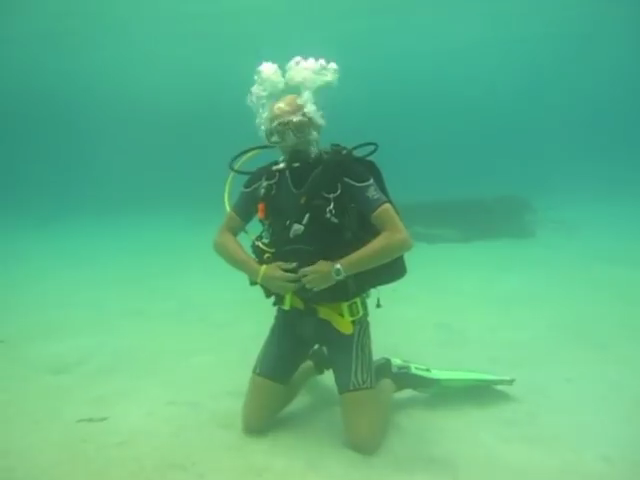
#> input picture 1.png, 640 x 480 px, given in place of 1.jpeg, which was not available
$ python CodeForUI_Preparation.py
#> lines starting #> are read from the running program, lines starting #| are printed output that depends on the picture; pictures that were not available may be replaced by others from this repository, and a replacement may not be noted
### utility.py
import numpy as np
import cv2 as cv
import matplotlib.pyplot as plt
from PSO import *

# shows histogram of all 3 channels
# [14 lines left out: functions color_hist, plot_hist, not called in this run]

# stacking BGR channels in order after computation
def image(input):
    val = list(input)

    for p in range(len(val)):
        if val[p][1]=="B":
            b = val[p][0]
        elif val[p][1]=="G":
            g = val[p][0]
        if val[p][1]=="R":
            r = val[p][0]
    img = np.dstack([b,g,r])
    img = np.array(img,dtype=np.uint8)

    return img

# Indicating superior, inferior and intermediate channels based on mean of pixels in channel
def superior_inferior_split(img):

    B, G, R = cv.split(img)

    pixel = {"B":np.mean(B) ,"G":np.mean(G),"R":np.mean(R)}
    pixel_ordered = dict(sorted(pixel.items(), key=lambda x: x[1], reverse=True))

    # Classifying Maximum, Minimum and Intermediate channels of image
    label =["Pmax","Pint","Pmin"]
    chanel={}

    for i,j in zip(range(len(label)),pixel_ordered.keys()):
         if j=="B":
             chanel[label[i]]=list([B,j])

         elif j=="G":
             chanel[label[i]]=list([G,j])

         else:
             chanel[label[i]]=list([R,j])

    return chanel


def neutralize_image(img):

    track = superior_inferior_split(img)

    Pmax = track["Pmax"][0]
    Pint = track["Pint"][0]
    Pmin = track["Pmin"][0]

    #gain_factor Pint
    J = (np.sum(Pmax) - np.sum(Pint))/(np.sum(Pmax) + np.sum(Pint))

    #gain_factor Pmin
    K = (np.sum(Pmax) - np.sum(Pmin))/(np.sum(Pmax) + np.sum(Pmin))

    track["Pint"][0] = Pint + (J * Pmax)
    track["Pmin"][0] = Pmin + (K * Pmax)

    #neutralised image
    neu_img = image(track.values())

    return neu_img


def Stretching(image):

    LSR_img = [] # for lower stretched image
    USR_img = [] # for upper stretched image
    height, width = image.shape[:2]

    for i in range(image.shape[2]):
        img_hist = image[:,:,i]
        max_P = np.max(img_hist)
        min_P = np.min(img_hist)

        mean_P = np.mean(img_hist)
        median_P = np.median(img_hist)

        avg_point = (mean_P + median_P)/2

        LS_img = np.zeros((height, width))
        US_img = np.zeros((height, width))

        for i in range(0, height):
            for j in range(0, width):
                if img_hist[i][j] < avg_point:
                    LS_img[i][j] = int((( img_hist[i][j] - min_P) * ((255 - min_P) / (avg_point - min_P)) + min_P))
                    US_img[i][j] = 0
                    #array_upper_histogram_stretching[i][j] = p_out
                else:
                    LS_img[i][j] = 255
                    US_img[i][j] = int((( img_hist[i][j] - avg_point) * ((255) / (max_P - avg_point))))

        LSR_img.append(LS_img)
        USR_img.append(US_img)

    LS = np.array(np.dstack(LSR_img),dtype=np.uint8)
    US = np.array(np.dstack(USR_img),dtype=np.uint8)

    return LS,US


def enhanced_image(img1, img2):

    #integration of dual intensity images to get Enhanced-constrast output image
    b1,g1,r1 = cv.split(img1)
    b2,g2,r2 = cv.split(img2)

    height, width = img1.shape[:2]
    dual_img=np.zeros((height, width,3),dtype=np.uint8)

    dual_img[:,:,0] = np.array(np.add(b1/2, b2/2),dtype = np.uint8)
    dual_img[:,:,1] = np.array(np.add(g1/2, g2/2),dtype = np.uint8)
    dual_img[:,:,2] = np.array(np.add(r1/2, r2/2),dtype = np.uint8)

    return dual_img


def pso_image(img):

    group = superior_inferior_split(img)

    maxi = np.mean(group["Pmax"][0])
    inte = np.mean(group["Pint"][0])
    mini = np.mean(group["Pmin"][0])

    # Defining hyperparameters
    n = 50  # number of particles
    params = {"wmax" : 0.9, "wmin" : 0.4, "c1" : 2 , "c2" : 2}
    max_iteration = 100

    x = np.array([inte, mini])

    def func(X,P_sup = maxi):
        return np.square(P_sup - X[0])+np.square(P_sup - X[1])

    nVar= 2  # number of variables to optimize
    VarMin = 0  # lower bound of variables , you can use np.array() for different variables
    VarMax = 255   # upper bound of variables, you can use np.array() for different variables

    gbest = pso(func, max_iter=max_iteration, num_particles = n, dim = 2, vmin = VarMin, vmax = VarMax, params = params)

    #gamma correction for inferior color channels
    mean_colors = gbest['position']
    gamma = np.log(mean_colors/255)/np.log(x/255)

    group["Pint"][0] = np.array(255*np.power(group["Pint"][0]/255 , gamma[0]))
    group["Pmin"][0] = np.array(255*np.power(group["Pmin"][0]/255 , gamma[1]))


    pso_res = image(group.values())

    return pso_res

def unsharp_masking(img):

    alpha = 0.2
    beta = 1 -alpha
    img_blur = cv.GaussianBlur(img, (1,1),sigmaX=1)
    unsharp_img = cv.addWeighted(img, alpha, img_blur, beta, 0.0)

    return unsharp_img
def NUCE(img):
    # Step 1: Neutralize the image
    neutralized = neutralize_image(img)

    # Step 2: Apply PSO-based color correction
    pso_corrected = pso_image(neutralized)

    # Step 3: Apply stretching
    ls_img, us_img = Stretching(pso_corrected)

    # Step 4: Combine stretched images
    enhanced = enhanced_image(ls_img, us_img)

    # Step 5: Apply unsharp masking for detail enhancement
    final_img = unsharp_masking(enhanced)

    return final_img

### PSO.py
import numpy as np

#particle class
class Particle:
  def __init__(self, func, dim, vmin, vmax, seed):
    self.rnd = np.random.seed(seed)

    # initialize position, velocity, local_best_particle of the particle with 0.0 value
    self.velocity = np.zeros(dim)
    self.best_part_pos = np.zeros(dim)

    self.position = np.random.uniform(vmin, vmax, dim)

    # compute fitness of particle
    self.fitness = func(self.position) # curr fitness

    # initialize best position and fitness of this particle
    self.best_part_pos = np.copy(self.position)
    self.best_part_fitness = self.fitness     # best fitness


def pso(func, max_iter, num_particles, dim, vmin, vmax, params):

  # hyper parameters
  wmax = params["wmax"]    # maximum inertia
  wmin = params["wmin"]    #minimum inertia
  c1 = params["c1"] 	   # cognitive (particle)
  c2 = params["c2"]       # social (swarm)

  rnd = np.random.seed()

  # create num_particles
  swarm = [Particle(func, dim, vmin, vmax, i) for i in range(num_particles)]

  # compute the value of best_position and best_fitness in swarm
  best_swarm_pos = np.zeros(dim)
  best_swarm_fitness = np.inf # swarm best

  # computer best particle of swarm and it's fitness
  for i in range(num_particles): # check each particle
    if swarm[i].fitness < best_swarm_fitness:
      best_swarm_fitness = swarm[i].fitness
      best_swarm_pos = np.copy(swarm[i].position)

  # main loop of pso
  it = 0
  while it < max_iter:

    # For every 5 iterations print iteration number and best fitness value
    if it % 5 == 0:
      print("Iteration = " + str(it) + " best fitness = %f" % best_swarm_fitness)

    w = wmax - ((wmax - wmin)/max_iter)*it

    for i in range(num_particles):

      # compute new velocity of current particle
      swarm[i].velocity = (
                           (w * swarm[i].velocity) +
                           (c1 * np.random.rand(dim) * (swarm[i].best_part_pos - swarm[i].position)) +
                           (c2 * np.random.rand(dim) * (best_swarm_pos -swarm[i].position))
                         )

      # compute new position using new velocity
      for k in range(dim):
        swarm[i].position[k] += swarm[i].velocity[k]
        swarm[i].position[k] = np.maximum(swarm[i].position[k], vmin)
        swarm[i].position[k] = np.minimum(swarm[i].position[k], vmax)

      # compute fitness of new position
      swarm[i].fitness = func(swarm[i].position)

      # check for local best particle
      if swarm[i].fitness < swarm[i].best_part_fitness:
        swarm[i].best_part_fitness = swarm[i].fitness
        swarm[i].best_part_pos = np.copy(swarm[i].position)

      # check for global best particle
      if swarm[i].fitness < best_swarm_fitness:
        best_swarm_fitness = swarm[i].fitness
        best_swarm_pos = np.copy(swarm[i].position)

    it += 1

  gbest ={}
  gbest["position"] = best_swarm_pos
  gbest["cost"] = best_swarm_fitness

  return gbest

### CodeForUI_Preparation.py
import os
import numpy as np
import cv2
# import matplotlib.pyplot as plt
from utility import *


dir_path = "./images/"

original_images =[]
NUCE_images =[]

img_w = 350 #image width
img_h = 350 #image height

img = cv2.imread(dir_path+'1.jpeg')
#> img is the input picture: shape (480, 640, 3); mean B, G, R 134, 181.7, 91.9
	# img = cv2.resize(img,(img_w,img_h))
# original_images.append(img)

nuce_img = NUCE(img)
#> in superior_inferior_split, `B, G, R = cv.split(img)`:
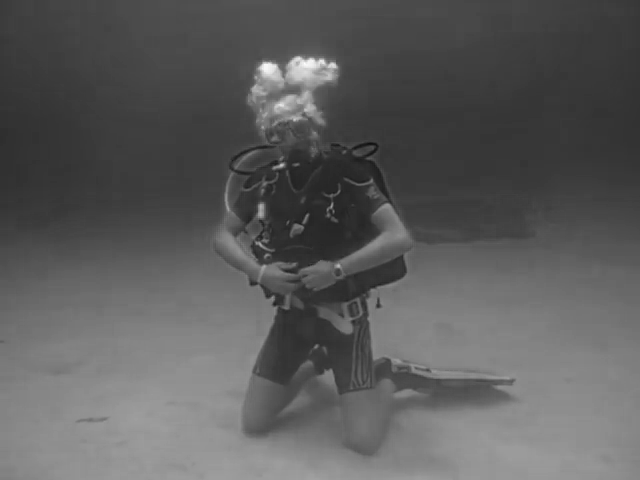
#> R: shape (480, 640); min 16, max 255, mean 91.9
#> in superior_inferior_split, `pixel = {"B":np.mean(B) ,"G":np.mean(G),"R":np.mean(R)}`: pixel = {'B': 134, 'G': 181.7, 'R': 91.87}
#> in superior_inferior_split, `pixel_ordered = dict(sorted(pixel.items(), key=lambda x: x[1], reverse..`: pixel_ordered = {'G': 181.7, 'B': 134, 'R': 91.87}
#> the loop in superior_inferior_split, `for i,j in zip(range(len(label)),pixel_ordered.keys()):` made 3 passes
#> j on passes 1 to 3: 'G', 'B', 'R'
#> after the loop in superior_inferior_split, `for i,j in zip(range(len(label)),pixel_ordered.keys()):`: chanel = 3 items
#> in neutralize_image, `J = (np.sum(Pmax) - np.sum(Pint))/(np.sum(Pmax) + np.sum(Pint))`: J = 0.151
#> in neutralize_image, `K = (np.sum(Pmax) - np.sum(Pmin))/(np.sum(Pmax) + np.sum(Pmin))`: K = 0.328
#> in superior_inferior_split (call 2), `B, G, R = cv.split(img)`:
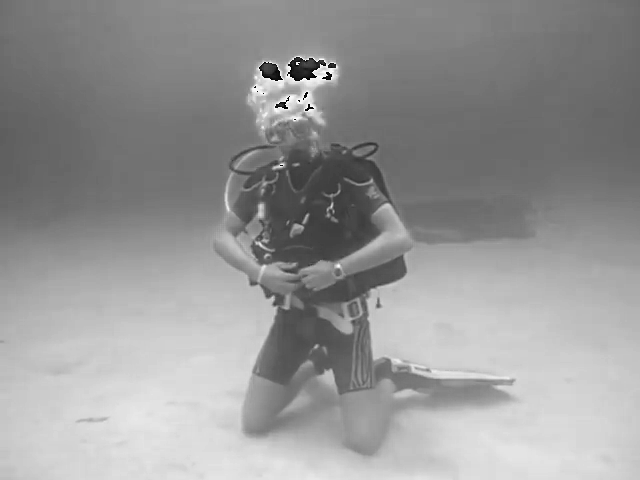
#> R: shape (480, 640); min 0, max 255, mean 150.1
#> in superior_inferior_split (call 2), `pixel = {"B":np.mean(B) ,"G":np.mean(G),"R":np.mean(R)}`: pixel = {'B': 160.7, 'G': 181.7, 'R': 150.1}
#> in superior_inferior_split (call 2), `pixel_ordered = dict(sorted(pixel.items(), key=lambda x: x[1], reverse..`: pixel_ordered = {'G': 181.7, 'B': 160.7, 'R': 150.1}
#> the loop in superior_inferior_split (call 2), `for i,j in zip(range(len(label)),pixel_ordered.keys()):` made 3 passes
#> in pso_image, `group = superior_inferior_split(img)`: group = 3 items
#> in pso_image, `maxi = np.mean(group["Pmax"][0])`: maxi = 181.7
#> in pso_image, `inte = np.mean(group["Pint"][0])`: inte = 160.7
#> in pso_image, `mini = np.mean(group["Pmin"][0])`: mini = 150.1
#> in pso_image, `x = np.array([inte, mini])`: x = [160.7, 150.1]
#> in pso_image, `gamma = np.log(mean_colors/255)/np.log(x/255)`: gamma = [0.734, 0.64]
#> the loop in Stretching, `for i in range(image.shape[2]):` made 3 passes
#> (min_P, mean_P, median_P, avg_point) on passes 1 to 3: (0, 180.3, 188, 184.2), (63, 181.7, 183, 182.4), (0, 179.3, 171, 175.1)
#> pass 1, in Stretching, `img_hist = image[:,:,i]`:
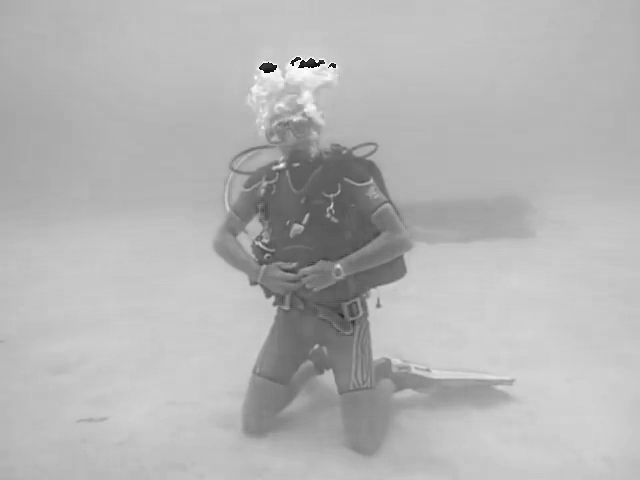
#> img_hist: shape (480, 640); min 0, max 255, mean 180.3
#> after the loop in Stretching, `for i in range(image.shape[2]):`:
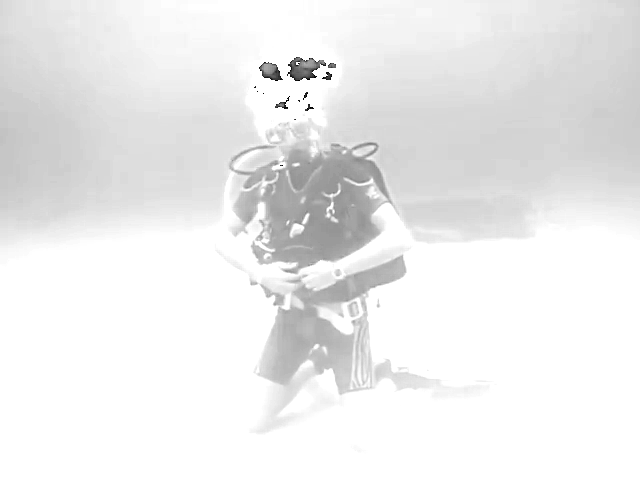
#> LS_img: shape (480, 640) float64; min 0, max 255, mean 235.8
#> after the loop in Stretching, `for i in range(image.shape[2]):`:
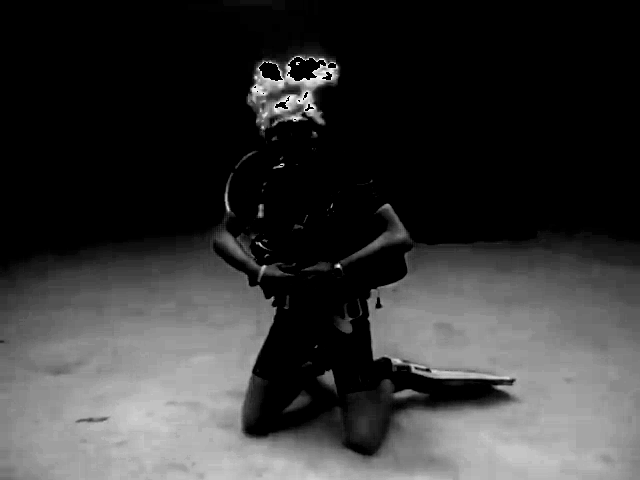
#> US_img: shape (480, 640) float64; min 0, max 255, mean 54.5
#> after the loop in Stretching, `for i in range(image.shape[2]):`: LSR_img = 3 items
#> in enhanced_image, `b2,g2,r2 = cv.split(img2)`:
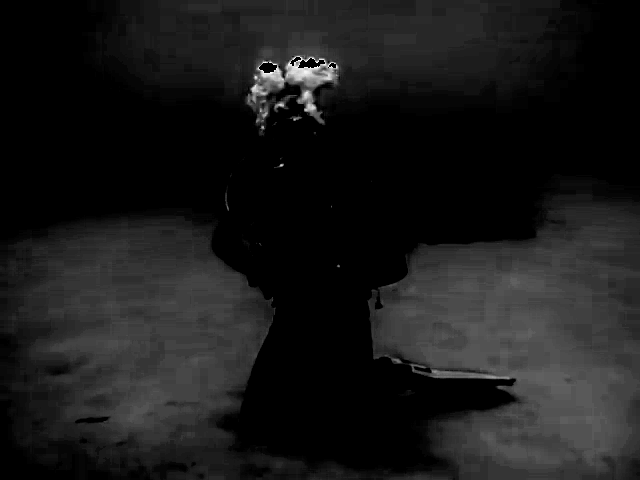
#> b2: shape (480, 640); min 0, max 255, mean 25.5
#> in enhanced_image, `dual_img[:,:,2] = np.array(np.add(r1/2, r2/2),dtype = np.uint8)`:
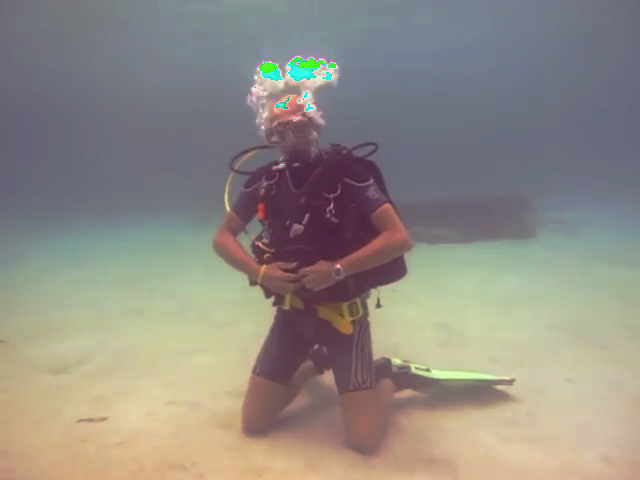
#> dual_img: shape (480, 640, 3); mean of channels 0, 1, 2 132.3, 139.9, 144.9; drawn as B, G, R
cv2.imshow('output',nuce_img)
cv2.waitKey(0)
# NUCE_images.append(nuce_img)

# for im in os.listdir(dir_path):


# 	cv2.imwrite("./results/"+im.split('/')[-1], nuce_img)


# fig, ax = plt.subplots(4,2,figsize=(6, 9), constrained_layout = False)
# ax[0][0].set_title("Original Image")
# ax[0][1].set_title("NUCE Image")

# for i in range(4):

# 	ax[i][0].imshow(cv2.cv2tColor(original_images[i], cv2.COLOR_BGR2RGB),cmap='gray')
# 	ax[i][0].axis('off')

# 	ax[i][1].imshow(cv2.cv2tColor(NUCE_images[i], cv2.COLOR_BGR2RGB), cmap='gray')
# 	ax[i][1].axis('off')

# fig.tight_layout()
# plt.savefig("./results/output.jpg")
# plt.show()
print('done')
